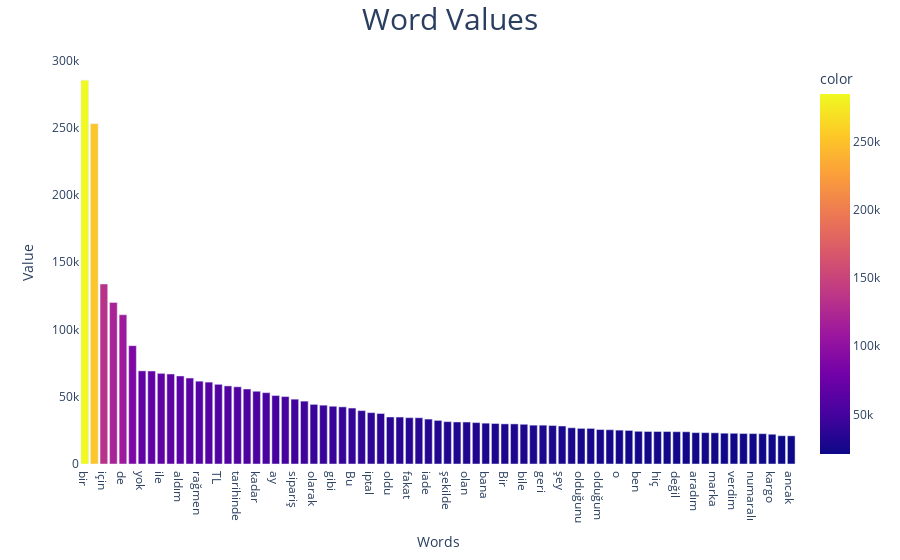

The notebook cell this image was saved under:
### Code cell
fig2 = px.bar(x=list1,y=list2,color=list2,hover_name=list1,hover_data={'Word':list1,"Count":list2})
fig2.update_traces(hovertemplate="Word:'%{x}' Value: %{y}")
fig2.update_layout(title={"text":"Word Values","x":0.5,"font":{"size":30}},xaxis={"title":"Words","showgrid":False},yaxis={"title":"Value","showgrid":False},plot_bgcolor="white")
fig2.show()

### Figure 1 — Plotly figure (JSON) as saved in the notebook; plotly's stock layout.template omitted (floating-point values rounded to 4 significant figures; data arrays with more than 128 entries replaced by an {"elided": "..."} marker saying what was removed)
{"data": [{"alignmentgroup": "True", "customdata": {"elided": "75x2 mixed values"}, "hovertemplate": "Word:'%{x}' Value: %{y}", "hovertext": ["bir", "ve", "için", "bu", "de", "da", "yok", "ama", "ile", "gün", "aldım", "sonra", "rağmen", "ne", "TL", "önce", "tarihinde", "çok", "kadar", "daha", "ay", "var", "sipariş", "diye", "olarak", "aldığım", "gibi", "hala", "Bu", "ürün", "iptal", "geldi", "oldu", "müşteri", "fakat", "hiçbir", "iade", "Ve", "şekilde", "her", "olan", "saat", "bana", "teslim", "Bir", "aynı", "bile", "para", "geri", "ki", "şey", "böyle", "olduğunu", "Kargo", "olduğum", "Ürün", "o", "olduğu", "ben", "ya", "hiç", "en", "değil", "Müşteri", "aradım", "istiyorum", "marka", "hafta", "verdim", "ettim", "numaralı", "dönüş", "kargo", "nasıl", "ancak"], "legendgroup": "", "marker": {"color": [285211, 252911, 133758, 120038, 110912, 87940, 69197, 69057, 67350, 66870, 65407, 63832, 61535, 60840, 59210, 58022, 57368, 55717, 54050, 52996, 50866, 50103, 48174, 46713, 44296, 43714, 42907, 42453, 41574, 39679, 38142, 37514, 34920, 34893, 34417, 34363, 33378, 32386, 31470, 31219, 31182, 30765, 30332, 30083, 29804, 29794, 29507, 28858, 28845, 28597, 28228, 26911, 26464, 26438, 25600, 25463, 25163, 24939, 24294, 24154, 24148, 24099, 23989, 23934, 23301, 23278, 23166, 22883, 22820, 22633, 22588, 22519, 22111, 20999, 20928], "coloraxis": "coloraxis"}, "name": "", "offsetgroup": "", "orientation": "v", "showlegend": false, "textposition": "auto", "type": "bar", "x": ["bir", "ve", "için", "bu", "de", "da", "yok", "ama", "ile", "gün", "aldım", "sonra", "rağmen", "ne", "TL", "önce", "tarihinde", "çok", "kadar", "daha", "ay", "var", "sipariş", "diye", "olarak", "aldığım", "gibi", "hala", "Bu", "ürün", "iptal", "geldi", "oldu", "müşteri", "fakat", "hiçbir", "iade", "Ve", "şekilde", "her", "olan", "saat", "bana", "teslim", "Bir", "aynı", "bile", "para", "geri", "ki", "şey", "böyle", "olduğunu", "Kargo", "olduğum", "Ürün", "o", "olduğu", "ben", "ya", "hiç", "en", "değil", "Müşteri", "aradım", "istiyorum", "marka", "hafta", "verdim", "ettim", "numaralı", "dönüş", "kargo", "nasıl", "ancak"], "xaxis": "x", "y": [285211, 252911, 133758, 120038, 110912, 87940, 69197, 69057, 67350, 66870, 65407, 63832, 61535, 60840, 59210, 58022, 57368, 55717, 54050, 52996, 50866, 50103, 48174, 46713, 44296, 43714, 42907, 42453, 41574, 39679, 38142, 37514, 34920, 34893, 34417, 34363, 33378, 32386, 31470, 31219, 31182, 30765, 30332, 30083, 29804, 29794, 29507, 28858, 28845, 28597, 28228, 26911, 26464, 26438, 25600, 25463, 25163, 24939, 24294, 24154, 24148, 24099, 23989, 23934, 23301, 23278, 23166, 22883, 22820, 22633, 22588, 22519, 22111, 20999, 20928], "yaxis": "y"}], "layout": {"barmode": "relative", "coloraxis": {"colorbar": {"title": {"text": "color"}}, "colorscale": [[0.0, "#0d0887"], [0.1111, "#46039f"], [0.2222, "#7201a8"], [0.3333, "#9c179e"], [0.4444, "#bd3786"], [0.5556, "#d8576b"], [0.6667, "#ed7953"], [0.7778, "#fb9f3a"], [0.8889, "#fdca26"], [1.0, "#f0f921"]]}, "legend": {"tracegroupgap": 0}, "margin": {"t": 60}, "plot_bgcolor": "white", "title": {"font": {"size": 30}, "text": "Word Values", "x": 0.5}, "xaxis": {"anchor": "y", "domain": [0.0, 1.0], "showgrid": false, "title": {"text": "Words"}}, "yaxis": {"anchor": "x", "domain": [0.0, 1.0], "showgrid": false, "title": {"text": "Value"}}}}
